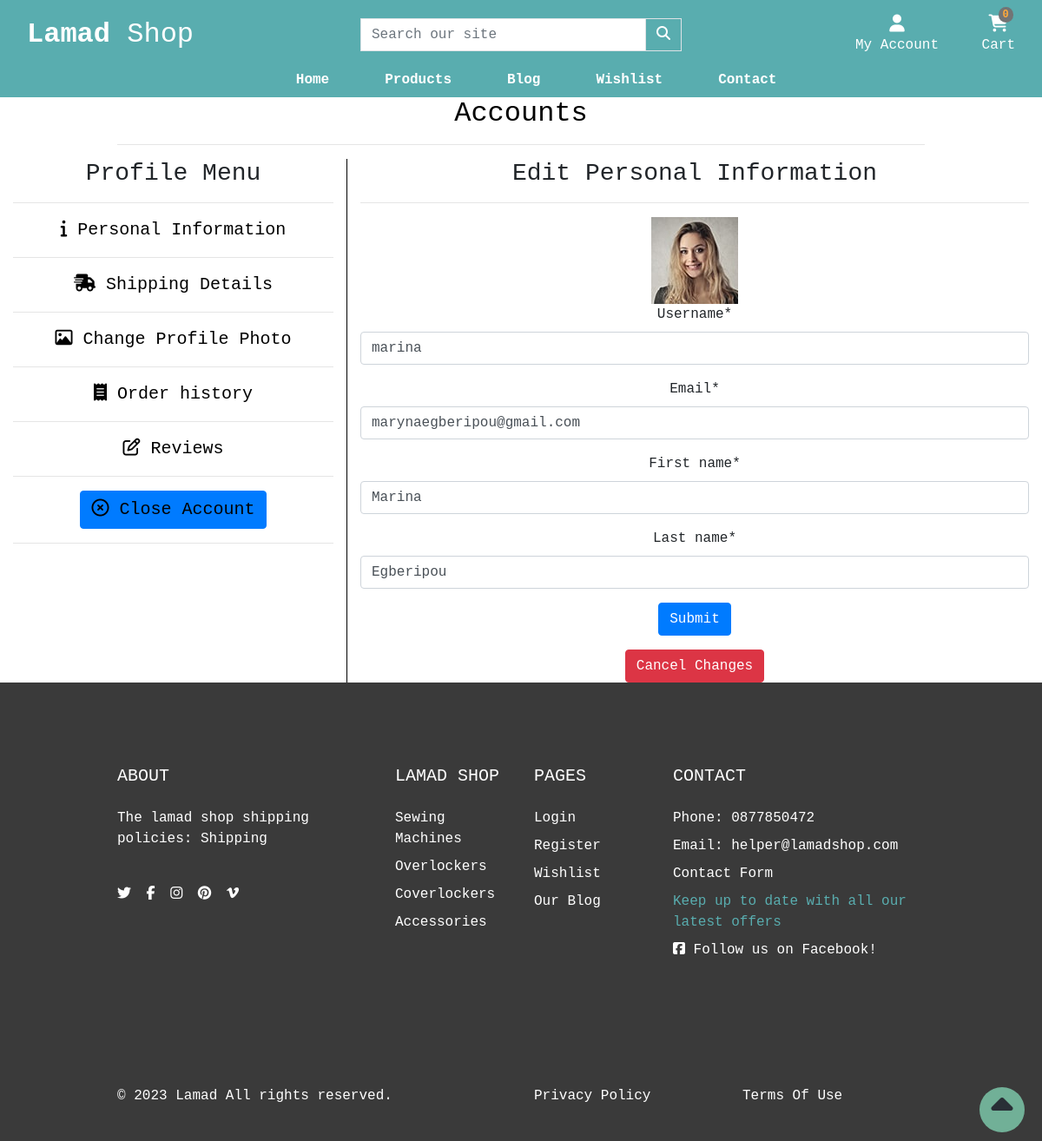
Screenshot of /account/edit_profile/6/ (signed in) with the database file from the repository.
### account/models.py (models this page shows, shortened)
class Profile(models.Model):
    user = models.OneToOneField(settings.AUTH_USER_MODEL,
                                on_delete=models.CASCADE)
    street_address1 = models.CharField(blank=True, max_length=100, null=True)
    street_address2 = models.CharField(blank=True, default=00, max_length=100)
    town_or_city = models.CharField(blank=True, max_length=30)
    county = models.CharField(blank=True, default=00, max_length=30, null=True)
    postcode = models.CharField(blank=True, max_length=30)
    country = CountryField(blank=True, max_length=30)
    avatar = models.ImageField(blank=True, upload_to='profile_pics/')

class CustomUser(AbstractUser):
    username = models.CharField(max_length=20, unique=True)
    email = models.EmailField(_('email address'), unique=True, max_length=100)
    is_email_verified = models.BooleanField(default=False)

### shop/models.py (models this page shows, shortened)
class Category(models.Model):
    name = models.CharField(max_length=100)
    slug = models.SlugField(max_length=100, unique=True)
    friendly_name = models.CharField(max_length=100, null=True, blank=True)
    description = models.TextField(max_length=250, blank=True)
    class Meta:
        verbose_name = 'category'
        verbose_name_plural = 'Categories'
    def get_absolute_url(self):
        return reverse('shop:products_by_category', args=[self.slug])

### account/views.py (the view, shortened to what this page needs)
# urls.py: path('edit_profile/<user_id>/', edit_profile, name='edit_profile'),
@login_required
def edit_profile(request, user_id):
    user = get_object_or_404(CustomUser, id=user_id)
    form = CustomUserChangeForm(instance=user)
    userprofile = get_object_or_404(Profile, user=user)
    user = CustomUserChangeForm(instance=user)
    context = {
        'form': form,
        'userprofile': userprofile
    }
    template = 'account/edit_profile.html'
    return render(request, template, context)

### account/forms.py
class CustomUserChangeForm(ModelForm):
    def __init__(self, *args, **kwargs):
        super().__init__(*args, **kwargs)
        self.helper = FormHelper(self)
        self.helper.add_input(Submit('submit', 'Submit'))
    username = forms.CharField(max_length=20)
    first_name = forms.CharField(max_length=40)
    last_name = forms.CharField(max_length=40)
    email = forms.EmailField(required=True)
    class Meta:
        model = CustomUser
        fields = ['username', 'email', 'first_name', 'last_name']

### cart/contexts.py (called while the page is built, shortened)
def cart_contents(request):
    cart_items = []
    total = 0
    product_count = 0
    cart = request.session.get('cart', {})
    if total < settings.FREE_DELIVERY_THRESHOLD:
        delivery = total * Decimal(settings.STANDARD_DELIVERY_PERCENTAGE / 100)
        free_delivery_delta = settings.FREE_DELIVERY_THRESHOLD - total
    else:
        delivery = 0
        free_delivery_delta = 0
    grand_total = delivery + total
    context = {
        'cart_items': cart_items,
        'total': total,
        'product_count': product_count,
        'delivery': delivery,
        'free_delivery_delta': free_delivery_delta,
        'free_delivery_threshold': settings.FREE_DELIVERY_THRESHOLD,
        'grand_total': grand_total,
    }
    return context

### shop/contexts.py (called while the page is built)
def nav_menu(request):
    menu = Category.objects.all()
    return dict(menu=menu)

### account/templates/account/edit_profile.html (shortened to what this page needs)
{% extends "base.html" %}
{% load static %}
{% load crispy_forms_tags %}
{% block extra_css %}
    <link rel="stylesheet" href="{% static 'css/profile.css' %}">
{% endblock %}
{% block page_header %}
    <div class="container header-container">
        <div class="row">
            <div class="col text-center">
                <h2 class="text-black">Accounts</h2>
                <hr>
            </div>
        </div>
    </div>
{% endblock %}
{% block content %}
    <div class="container-fluid profile-container justify-content-space-around">
        <div class="row text-center">
            <div class="col-xs-12 col-md-4 profile-menu-items">
                <h3>Profile Menu</h3>
                <hr>
                <ul class="profile-menu-list">
                    <li><a href="{% url 'account:profile' %}" class="menu-item active"><i class="fa-solid fa-info"></i> Personal Information</a></li><hr>
                    <li><a href="{% url 'account:shipping_details' %}" class="menu-item"><i class="fa-solid fa-truck-fast"></i> Shipping Details</a></li><hr>
                    <li><a href="{% url 'account:edit_image' user.id %}" class="menu-item"><i class="fa-regular fa-image"></i></i> Change Profile Photo</a></li><hr>
                    <li><a href="{% url 'account:order_history' %}" class="menu-item"><i class="fa-solid fa-receipt"></i> Order history</a></li><hr>
                    <li><a href="{% url 'account:reviews' %}" class="menu-item"><i class="far fa-edit"></i> Reviews</a></li><hr>
                    <li><a href="#" class="menu-item btn btn-primary" data-toggle="modal" data-target="#myCenteredModal"><i class="fa-regular fa-circle-xmark"></i> Close Account</a></li><hr>
                </ul>
            </div>
            <div class="col-xs-12 col-md-8 profile-options-items">
                <h3>Edit Personal Information</h3>
                <hr>
                {% if userprofile.avatar %}
                    <img src="{{ userprofile.avatar.url }}" height="100px">
                {% else %}
                    <img src="{% static 'images/userimage.png' %}" height="100px">
                {% endif %}
                <form method="POST" class="userinfo-form">
                    {% crispy form %}
                    <a href="{% url 'account:profile' %}" class="btn btn-danger">Cancel Changes</a>
                </form>
            </div>
        </div>
    </div>
{% endblock %}

### templates/base.html (shortened to what this page needs)
{% load static %}
<!doctype html>
<html lang="en">
  <head>
    {% block corecss %}
    <link rel="stylesheet" href="https://cdn.jsdelivr.net/npm/bootstrap@4.6.2/dist/css/bootstrap.min.css">
    <link rel="stylesheet" href="https://cdn.jsdelivr.net/npm/bootstrap-icons@1.10.3/font/bootstrap-icons.css">
    <link href="{% static 'css/base.css' %}" rel="stylesheet">
    {% endblock %}
    {% block extra_css %}{% endblock %}
  </head>
  <body>
    <header class="container-fluid">
        <div id="topnav" class="row nav-bg-color pt-lg-2 d-none d-lg-flex">
            <div class="col-12 col-lg-4 my-auto py-1 py-lg-0 text-center text-lg-left">
                <a href="{% url 'home:home' %}" class="nav-link main-logo-link">
                  <h2 class="logo-font text-white my-0"><strong>Lamad</strong> Shop</h2>
                </a>
            </div>
            <div class="col-12 col-lg-4 my-auto py-1 py-lg-0">
                <form method="GET" action="{% url 'shop:products' %}">
                    <div class="input-group w-100">
                        <input class="form-control border border-black rounded-0" type="text" name="q" placeholder="Search our site">
                        <div class="input-group-append">
                            <button class="form-control btn nav-bg-color border border-black rounded-0" type="submit" aria-label="Search our products">
                                <span class="icon">
                                    <i class="fas fa-search"></i>
                                </span>
                            </button>
                        </div>
                    </div>
                </form>
            </div>
            <div class="col-12 col-lg-4 my-auto py-1 py-lg-0">
                <ul class="list-inline list-unstyled text-center text-lg-right my-0">
                    <li class="list-inline-item dropdown">
                        <a class="text-sly nav-link" href="#" id="dt-user-options" data-toggle="dropdown" aria-haspopup="true" aria-expanded="false">
                            <div class="text-center">
                                {% if request.user.is_authenticated %}
                                    <div><i class="fas fa-user fa-lg"></i></div>
                                    <p class="my-0 text-white">My Account</p>
                                {% else %}
                                    <div><i class="fas fa-user fa-lg"></i></div>
                                    <p class="my-0 text-white">Login / Sign Up</p>
                                {% endif %}
                            </div>
                        </a>
                    </li>
                    <li class="list-inline-item">
                        <a class="{% if grand_total %}text-info font-weight-bold{% else %}text-white{% endif %} nav-link" href="{% url 'cart:cart' %}">
                            <div class="text-center">
                                <div><span class="position-absolute top-0 left-100 translate-middle badge rounded-pill bg-light my-button">{{ request.session.cart.keys | length }}</span></div>
                                <div><i class="fa-solid fa-cart-shopping fa-lg"></i></div>
                                <p class="my-0 cart-amount">
                                    {% if grand_total %}
                                        ${{ grand_total|floatformat:2 }}
                                    {% else %}
                                        Cart
                                    {% endif %}
                                </p>
                            </div>
                        </a>
                    </li>
                </ul>
            </div>
        </div>
        <div class="row second-nav">
            <nav class="navbar navbar-expand-lg navbar-dark text-sly w-100">
                    {% include 'includes/mobile-top-header.html' %}
                    {% include 'includes/main-nav.html' %}
            </nav>
        </div>
    </header>
    {% block page_header %}
    {% endblock %}
    {% block content %}
    {% endblock %}
    <a href="#" id="to-top" aria-label="move to top of page">
      <span class="move_to_top">
        <i class="fas fa-caret-up"></i>
      </span>
    </a>
     <footer class="footer" style="background: #3a3a3a">
        <div class="py-5">
          <div class="container py-5">
            <div class="row gx-5 gy-4">
              <div class="col-lg-4">
                 <h5 class="text-white text-uppercase mb-4">ABOUT</h5>
                 <p class="text-white">The lamad shop shipping policies: <a href="{% url 'contact:shipping' %}" class='text-white'>Shipping</a></p>
                 <br>
                <ul class="list-inline mb-0">
                  <li class="list-inline-item me-3"><a class="reset-anchor" href="https://twitter.com" target="_blank" rel="noopener" aria-label="Visit our twitter page(opens on a new tab)"><i class="fab fa-twitter"></i></a></li>
                  <li class="list-inline-item me-3"><a class="reset-anchor" href="https://facebook.com" target="_blank" rel="noopener" aria-label="Visit our facebook page(opens on a new tab)"><i class="fab fa-facebook-f"></i></a></li>
                  <li class="list-inline-item me-3"><a class="reset-anchor" href="https://instagram.com" target="_blank" rel="noopener" aria-label="Visit our instagram page(opens on a new tab)"><i class="fab fa-instagram"></i></a></li>
                  <li class="list-inline-item me-3"><a class="reset-anchor" href="https://pinterest.com" target="_blank" rel="noopener" aria-label="Visit our pinterest page(opens on a new tab)"><i class="fab fa-pinterest"></i></a></li>
                  <li class="list-inline-item"><a class="reset-anchor" href="https://vimeo.com" target="_blank" rel="noopener" aria-label="Visit our vimeo page(opens on a new tab)"><i class="fab fa-vimeo-v"></i></a></li>
                </ul>
              </div>
              <div class="col-lg-2 col-md-6">
                <h5 class="text-white text-uppercase mb-4">Lamad Shop</h5>
                <ul class="list-unstyled text-sm fw-normal mb-0">
                  {% for category in menu %}
                  <li class="mb-1 pb-1"><a href="{{ category.get_absolute_url }}" class="reset-anchor">{{category.name}}</a></li>
                  {% endfor %}
                </ul>
              </div>
              <div class="col-lg-2 col-md-6">
                <h5 class="text-white text-uppercase mb-4">Pages</h5>
                <ul class="list-unstyled text-sm fw-normal mb-0">
                  <li class="mb-1 pb-1"> <a class="reset-anchor" href="{% url 'account:signin' %}">Login</a></li>
                  <li class="mb-1 pb-1"> <a class="reset-anchor" href="{% url 'account:register' %}">Register</a></li>
                  <li class="mb-1 pb-1"> <a class="reset-anchor" href="{% url 'wishlist:wish_list' %}">Wishlist</a></li>
                  <li class="mb-1 pb-1"> <a class="reset-anchor" href="{% url 'blog:articles' %}">Our Blog</a></li>
                </ul>
              </div>
              <div class="newsletter col-lg-4">
                <h5 class="text-white text-uppercase mb-4">Contact</h5>
                <ul class="list-unstyled text-sm fw-normal mb-0">
                  <li class="mb-1 pb-1 text-white">Phone: 0877850472</li>
                  <li class="mb-1 pb-1 text-white">Email: helper@lamadshop.com</li>
                  <li class="mb-1 pb-1"><a href="{% url 'contact:contact' %}" class="reset-anchor">Contact Form</a></li>
                  <li class="mb-1 pb-1 text-sly">Keep up to date with all our latest offers</li>
                  <li class="mb-1 pb-1 text-white"><a href="https://www.facebook.com/profile.php?id=100091956826416" target="_blank" rel="noopener" aria-label="Visit us (opens on a new tab)"><i class="fab fa-facebook-square"></i> Follow us on Facebook!</a></li>
                </ul>
              </div>
            </div>
          </div>
        </div>
        <div class="copyrights py-4" style="background: #3a3a3a">
          <div class="container py-3">
            <div class="row align-items-center gy-3">
              <div class="col-md-6">
                <p class="mb-0 text-sm fw-normal text-white">&copy; 2023 <a class="reset-anchor text-white" href="{% url 'home:home' %}">Lamad</a> All rights reserved.</p>
              </div>
              <div class="col-md-3">
                <p class="mb-0 text-sm fw-normal text-sly"><a class="reset-anchor text-white" href="{% url 'home:privacy' %}">Privacy Policy</a></p>
              </div>
              <div class="col-md-3">
                <p class="mb-0 text-sm fw-normal text-sly"><a class="reset-anchor text-white" href="{% url 'home:terms' %}">Terms Of Use</a></p>
              </div>
            </div>
          </div>
        </div>
      </footer>
  </body>
</html>

### static/css/base.css (style rules this page uses)
html { height: 100%; }
body { font-family: 'Courier New', Courier, monospace; background-color: #fff; }
.nav-bg-color { background-color: #59adaf; }
a { color: black; }
li > a { color: white; }
.rounded-pill { border-radius: 60rem!important; }
.top-0 { top: 0!important; }
.bg-light { background-color: #727475 !important; }
.my-button { color: #fda93b; }
.text-white { color: white; }
.navbar { padding: 0; }
.second-nav { padding: 0; background-color:#59adaf; min-width: 100%; }
.fas { color: #fff; }
.fa-cart-shopping { color: #fff; }
.text-sly { color: #59adaf !important; }
.main-logo-link { width: fit-content; }
.cart-amount { color: #fff; }
.text-black { color: #000; }
li { list-style-type: none; }
#to-top { text-decoration: none; align-items: center; position: fixed; bottom: 10px; right: 20px; z-index: 10000; }
#to-top>span { width: 52px; height: 52px; border-radius: 52px; text-decoration: none; line-height: 52px; background-color: rgba(137, 227, 191, 0.7); border: 2px solid transparent; text-align: center; }
#to-top i { color: #292F36; font-size: 250%; }
.move_to_top { position: relative; display: inline-block; vertical-align: middle; }
@media (min-width: 1200px) { .container { max-width: 80%; } }

### static/css/profile.css (style rules this page uses)
.profile-menu-items { min-height: 100%; border-right: solid black 1px; }
.profile-options-items { height: 100%; }
.profile-menu-list { margin: 0; padding: 0; }
.menu-item { color: black; font-size: 20px; }
.fa-image:before { content: "\f03e"; color: black; }

### rows the page displays
Profile: avatar (picture)
CustomUser: username "marina", email "marynaegberipou@gmail.com", first_name "Marina", last_name "Egberipou"
Category: name "Sewing Machines"
Category: name "Overlockers"
Category: name "Coverlockers"
Category: name "Accessories"

### other values shown
{{ request.session.cart.keys | length }} "0"
